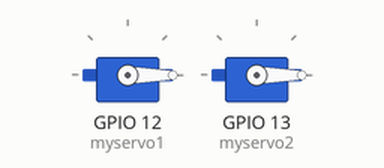
Simulated run of this sketch. Board: ESP32. Parts: 2 × servo.

Above: at 0.05 s.
At 6.0 s:
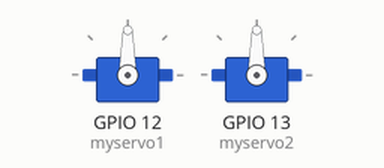
Timing chart, 0 to 7.8 s (numbered marks = the images above):
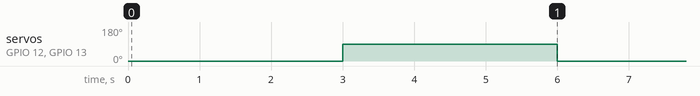

Measured:
- by itself, servo on GPIO 12 (myservo1), servo on GPIO 13 (myservo2): alternates 90° for 3.0 s and 0° for 3.0 s

The sketch:

servo_kontrol.ino
```cpp
#include <Servo.h>

Servo myservo1;
Servo myservo2;

bool servolar_acik_mi = true;

void setup()
{
  myservo1.attach(12);
  myservo2.attach(13);
}

void loop()
{
  servo_kontrolu(servolar_acik_mi, &myservo1, &myservo2);

  servolar_acik_mi = !servolar_acik_mi;
  delay(3000);
}

void servo_kontrolu(bool durum, Servo *servo1, Servo *servo2)
{
  if (durum == true)
  {
    servo1->write(0);
    servo2->write(0);
  }

  else if (durum == false)
  {
    servo1->write(90);
    servo2->write(90);
  }
}


// https://www.arduino.cc/reference/en/libraries/wifi/
// https://github.com/arduino-libraries/WiFi
// https://github.com/RoboticsBrno/ServoESP32
```
